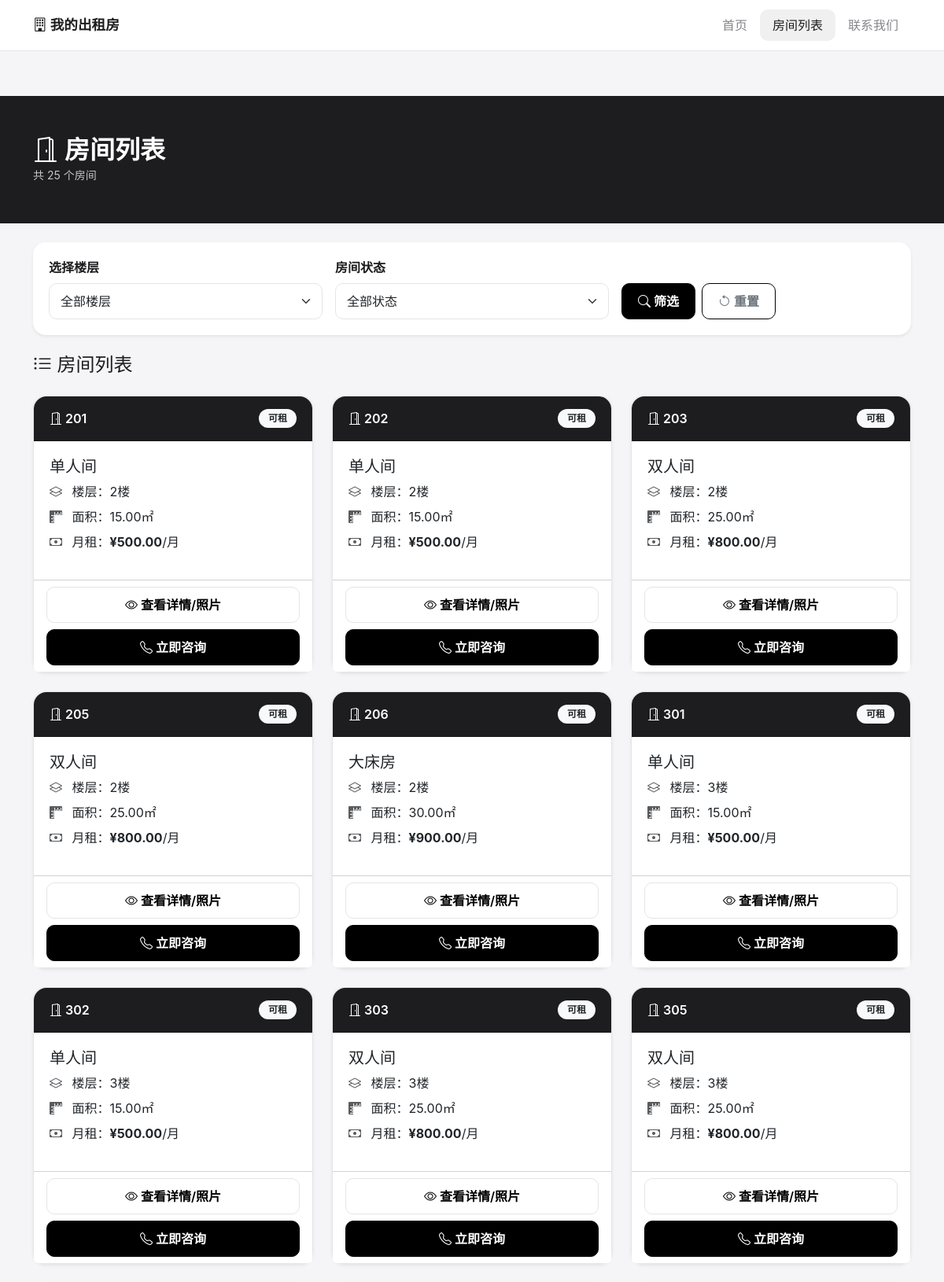
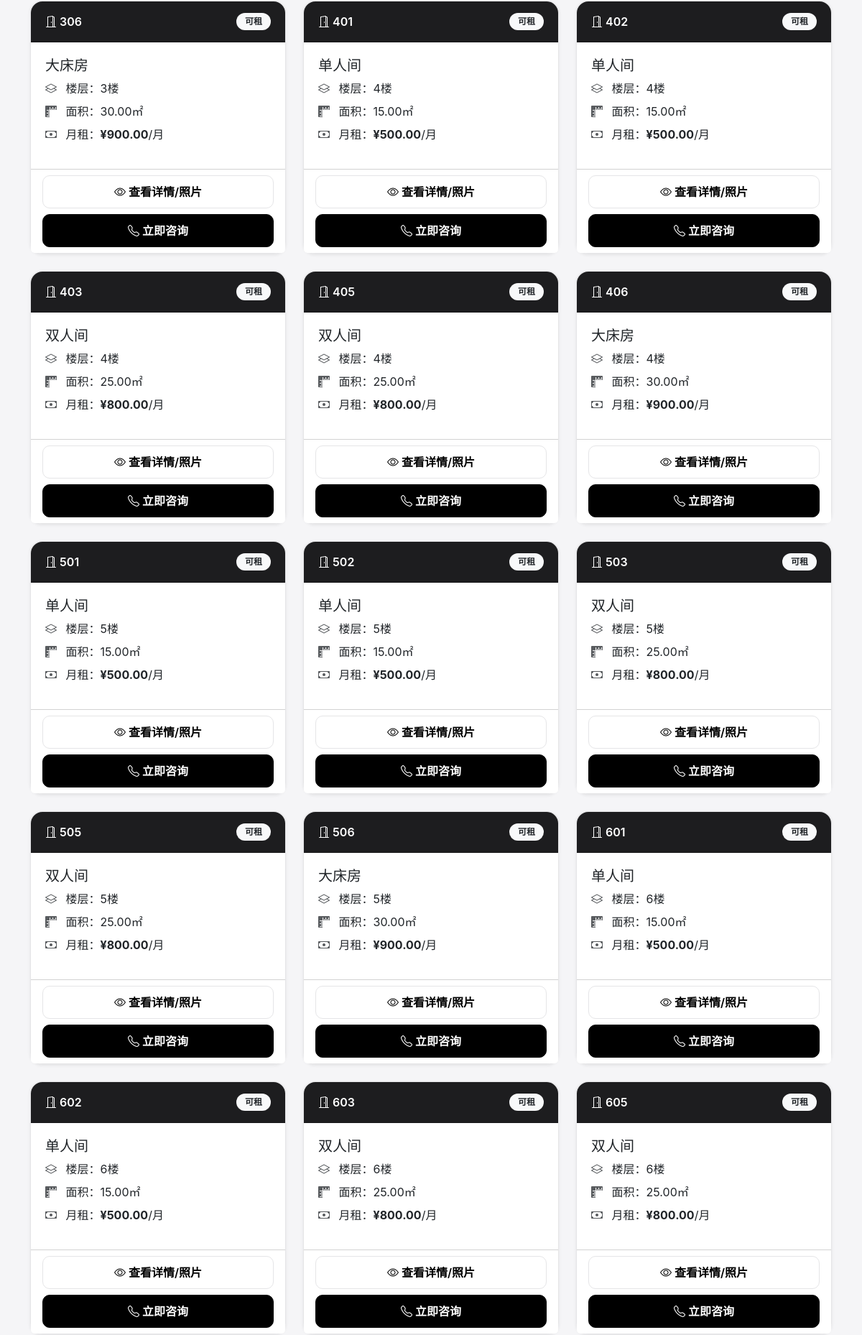
The page /rooms.php (upper part) on the database its author committed (2 pictures, top to bottom).
### tables this page shows
CREATE TABLE IF NOT EXISTS settings (
    id INT PRIMARY KEY AUTO_INCREMENT,
    setting_key VARCHAR(50) NOT NULL UNIQUE,
    setting_value TEXT,
    description VARCHAR(100)
);

CREATE TABLE IF NOT EXISTS rooms (
    id INT PRIMARY KEY AUTO_INCREMENT,
    floor INT NOT NULL,
    room_number VARCHAR(10) NOT NULL,
    room_type_id INT,
    status VARCHAR(20) DEFAULT 'available',
    description TEXT,
    created_at TIMESTAMP DEFAULT CURRENT_TIMESTAMP,
    FOREIGN KEY (room_type_id) REFERENCES room_types(id)
);

CREATE TABLE IF NOT EXISTS room_types (
    id INT PRIMARY KEY AUTO_INCREMENT,
    name VARCHAR(50) NOT NULL,
    description TEXT,
    price DECIMAL(10,2) NOT NULL,
    area DECIMAL(5,2),
    created_at TIMESTAMP DEFAULT CURRENT_TIMESTAMP
);

### rooms.php (the view, shortened to what this page needs)
<?php
require_once 'includes/database.php';
function getSetting($key) {
    global $conn;
    $sql = "SELECT setting_value FROM settings WHERE setting_key = '$key'";
    $result = $conn->query($sql);
    if ($result->num_rows > 0) {
        return $result->fetch_assoc()['setting_value'];
    }
    return '';
}
function getRooms($floor = null, $status = null) {
    global $conn;
    $sql = "SELECT r.*, rt.name as type_name, rt.price as type_price, rt.area
            FROM rooms r
            LEFT JOIN room_types rt ON r.room_type_id = rt.id
            WHERE 1=1";
    $sql .= " ORDER BY r.floor, r.room_number";
    return $conn->query($sql);
}
$floor = isset($_GET['floor']) ? intval($_GET['floor']) : null;
$status = isset($_GET['status']) ? $_GET['status'] : null;
$rooms = getRooms($floor, $status);
$siteName = getSetting('site_name') ?: '少丽出租房';
?>
<!DOCTYPE html>
<html lang="zh-CN">
<head>
    <link href="https://cdn.jsdelivr.net/npm/bootstrap@5.3.0/dist/css/bootstrap.min.css" rel="stylesheet">
    <link href="https://cdn.jsdelivr.net/npm/bootstrap-icons@1.10.0/font/bootstrap-icons.css" rel="stylesheet">
    <link href="css/style.css" rel="stylesheet">
</head>
<body>
    <nav class="navbar navbar-expand-lg">
        <div class="container">
            <a class="navbar-brand" href="index.php"><i class="bi bi-building"></i> <?php echo $siteName; ?></a>
            <div class="collapse navbar-collapse" id="navbarNav">
                <ul class="navbar-nav ms-auto">
                    <li class="nav-item"><a class="nav-link" href="index.php">首页</a></li>
                    <li class="nav-item"><a class="nav-link active" href="rooms.php">房间列表</a></li>
                    <li class="nav-item"><a class="nav-link" href="index.php#contact">联系我们</a></li>
                </ul>
            </div>
        </div>
    </nav>
    <div class="page-header">
        <div class="container">
            <h2 class="mb-0"><i class="bi bi-door-open me-2"></i>房间列表</h2>
            <small class="opacity-75">共 <?php echo $rooms->num_rows; ?> 个房间</small>
        </div>
    </div>
    <div class="container mt-4">
        <div class="card shadow-sm">
            <div class="card-body">
                <form method="GET" class="row g-3">
                    <div class="col-md-4">
                        <label class="form-label fw-bold">选择楼层</label>
                        <select name="floor" class="form-select">
                            <option value="">全部楼层</option>
                        </select>
                    </div>
                    <div class="col-md-4">
                        <label class="form-label">房间状态</label>
                        <select name="status" class="form-select">
                            <option value="">全部状态</option>
                        </select>
                    </div>
                    <div class="col-md-4 d-flex align-items-end">
                        <button type="submit" class="btn btn-dark me-2">
                            <i class="bi bi-search"></i> 筛选
                        </button>
                        <a href="rooms.php" class="btn btn-outline-secondary">
                            <i class="bi bi-arrow-counterclockwise"></i> 重置
                        </a>
                    </div>
                </form>
            </div>
        </div>
    </div>
    <div class="container mt-4 mb-5">
        <h4 class="mb-4">
            <i class="bi bi-list-ul"></i> 房间列表
        </h4>
        <div class="row">
            <?php while ($room = $rooms->fetch_assoc()): ?>
            <div class="col-lg-4 col-md-6 mb-4">
                <div class="card h-100 shadow-sm room-card">
                    <div class="card-header <?php echo $room['status'] == 'available' ? 'bg-dark' : 'bg-secondary'; ?> text-white">
                        <div class="d-flex justify-content-between align-items-center">
                            <span><i class="bi bi-door-open"></i> <?php echo $room['room_number']; ?></span>
                            <span class="badge <?php echo $room['status'] == 'available' ? 'bg-light text-dark' : 'bg-light text-secondary'; ?>">
                                <?php echo $room['status'] == 'available' ? '可租' : '已租'; ?>
                            </span>
                        </div>
                    </div>
                    <div class="card-body">
                        <h5 class="card-title text-dark"><?php echo $room['type_name']; ?></h5>
                        <ul class="list-unstyled">
                            <li class="mb-2">
                                <i class="bi bi-layers text-muted me-2"></i>
                                楼层：<?php echo $room['floor']; ?>楼
                            </li>
                            <li class="mb-2">
                                <i class="bi bi-rulers text-muted me-2"></i>
                                面积：<?php echo $room['area']; ?>㎡
                            </li>
                            <li class="mb-2">
                                <i class="bi bi-cash text-muted me-2"></i>
                                月租：<strong class="text-dark">¥<?php echo number_format($room['type_price'], 2); ?></strong>/月
                            </li>
                        </ul>
                    </div>
                    <div class="card-footer bg-white">
                        <a href="room_detail.php?id=<?php echo $room['id']; ?>" class="btn btn-outline-dark w-100 mb-2">
                            <i class="bi bi-eye"></i> 查看详情/照片
                        </a>
                        <?php if ($room['status'] == 'available'): ?>
                            <a href="index.php#contact" class="btn btn-dark w-100">
                                <i class="bi bi-telephone"></i> 立即咨询
                            </a>
                        <?php else: ?>
                            <button class="btn btn-secondary w-100" disabled>
                                <i class="bi bi-lock"></i> 已出租
                            </button>
                        <?php endif; ?>
                    </div>
                </div>
            </div>
            <?php endwhile; ?>
        </div>
    </div>
</body>
</html>

### css/style.css (style rules this page uses)
:root { --bg: #f5f5f7; --card: #ffffff; --text: #1d1d1f; --text-muted: #86868b; --accent: #000000; --border: #e5e5e7; --radius: 16px; --radius-sm: 10px; --shadow: 0 4px 12px rgba(0, 0, 0, 0.05); --transition: all 0.25s cubic-bezier(0.4, 0, 0.2, 1); }
* { box-sizing: border-box; }
body { font-family: -apple-system, BlinkMacSystemFont, "SF Pro SC", "Helvetica Neue", Arial, sans-serif; background: var(--bg); color: var(--text); margin: 0; padding: 0; -webkit-font-smoothing: antialiased; line-height: 1.5; }
.navbar { background: var(--card) !important; border-bottom: 1px solid var(--border); padding: 12px 0; box-shadow: none; }
.navbar-brand { font-weight: 700; font-size: 1.1rem; color: var(--text) !important; }
.nav-link { color: var(--text-muted) !important; font-weight: 500; padding: 8px 16px !important; border-radius: var(--radius-sm); transition: var(--transition); }
.nav-link.active { color: var(--text) !important; background: rgba(0,0,0,0.06); }
.btn { border-radius: var(--radius-sm); font-weight: 600; padding: 10px 20px; transition: var(--transition); border: 1px solid var(--accent); }
.btn-dark { background: var(--accent); color: var(--card); border-color: var(--accent); }
.btn-outline-dark { color: var(--accent); border-color: var(--border); }
.card { background: var(--card); border-radius: var(--radius); border: none; box-shadow: var(--shadow); transition: var(--transition); }
.card-header { background: var(--text) !important; color: var(--card) !important; font-weight: 600; border-radius: var(--radius) var(--radius) 0 0 !important; padding: 16px 20px; }
.card-body { padding: 20px; }
.page-header { background: var(--text); color: white; padding: 50px 0; margin-top: 57px; }
.page-header h2 { font-weight: 700; }
.room-card { border: 1px solid var(--border); }
.room-card .card-header { background: var(--text) !important; }
.form-control, .form-select { border: 1px solid var(--border); border-radius: var(--radius-sm); padding: 10px 14px; transition: var(--transition); }
.form-label { font-weight: 600; color: var(--text); }
.badge { font-weight: 600; padding: 6px 12px; border-radius: 20px; }
.card .row.g-3 { align-items: flex-end; }

### rows shown on the page
settings: setting_value "我的出租房"
rooms: room_number "201", status "可租", room_type.name "单人间", floor "2", room_type.area "15.00", room_type.price "500.00"
rooms: room_number "202", status "可租", room_type.name "单人间", floor "2", room_type.area "15.00", room_type.price "500.00"
rooms: room_number "203", status "可租", room_type.name "双人间", floor "2", room_type.area "25.00", room_type.price "800.00"
rooms: room_number "205", status "可租", room_type.name "双人间", floor "2", room_type.area "25.00", room_type.price "800.00"
rooms: room_number "206", status "可租", room_type.name "大床房", floor "2", room_type.area "30.00", room_type.price "900.00"
rooms: room_number "301", status "可租", room_type.name "单人间", floor "3", room_type.area "15.00", room_type.price "500.00"
rooms: room_number "302", status "可租", room_type.name "单人间", floor "3", room_type.area "15.00", room_type.price "500.00"
rooms: room_number "303", status "可租", room_type.name "双人间", floor "3", room_type.area "25.00", room_type.price "800.00"
rooms: room_number "305", status "可租", room_type.name "双人间", floor "3", room_type.area "25.00", room_type.price "800.00"
rooms: room_number "306", status "可租", room_type.name "大床房", floor "3", room_type.area "30.00", room_type.price "900.00"
rooms: room_number "401", status "可租", room_type.name "单人间", floor "4", room_type.area "15.00", room_type.price "500.00"
rooms: room_number "402", status "可租", room_type.name "单人间", floor "4", room_type.area "15.00", room_type.price "500.00"
rooms: room_number "403", status "可租", room_type.name "双人间", floor "4", room_type.area "25.00", room_type.price "800.00"
rooms: room_number "405", status "可租", room_type.name "双人间", floor "4", room_type.area "25.00", room_type.price "800.00"
rooms: room_number "406", status "可租", room_type.name "大床房", floor "4", room_type.area "30.00", room_type.price "900.00"
rooms: room_number "501", status "可租", room_type.name "单人间", floor "5", room_type.area "15.00", room_type.price "500.00"
rooms: room_number "502", status "可租", room_type.name "单人间", floor "5", room_type.area "15.00", room_type.price "500.00"
rooms: room_number "503", status "可租", room_type.name "双人间", floor "5", room_type.area "25.00", room_type.price "800.00"
rooms: room_number "505", status "可租", room_type.name "双人间", floor "5", room_type.area "25.00", room_type.price "800.00"
rooms: room_number "506", status "可租", room_type.name "大床房", floor "5", room_type.area "30.00", room_type.price "900.00"
rooms: room_number "601", status "可租", room_type.name "单人间", floor "6", room_type.area "15.00", room_type.price "500.00"
rooms: room_number "602", status "可租", room_type.name "单人间", floor "6", room_type.area "15.00", room_type.price "500.00"
rooms: room_number "603", status "可租", room_type.name "双人间", floor "6", room_type.area "25.00", room_type.price "800.00"
rooms: room_number "605", status "可租", room_type.name "双人间", floor "6", room_type.area "25.00", room_type.price "800.00"

### other values the page prints
$rooms->num_rows "25"
